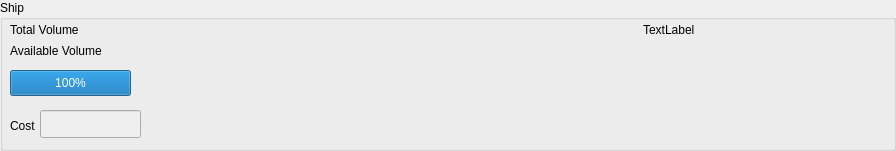
   <widget class="QGroupBox" name="groupBox" >
    <property name="geometry" >
     <rect>
      <x>10</x>
      <y>10</y>
      <width>896</width>
      <height>151</height>
     </rect>
    </property>
    <property name="title" >
     <string>Ship</string>
    </property>
    <widget class="QLabel" name="totalVolumeLabel" >
     <property name="geometry" >
      <rect>
       <x>10</x>
       <y>20</y>
       <width>181</width>
       <height>20</height>
      </rect>
     </property>
     <property name="text" >
      <string>Total Volume</string>
     </property>
    </widget>
    <widget class="QProgressBar" name="volumeProgressBar" >
     <property name="geometry" >
      <rect>
       <x>10</x>
       <y>70</y>
       <width>121</width>
       <height>26</height>
      </rect>
     </property>
     <property name="value" >
      <number>100</number>
     </property>
    </widget>
    <widget class="QLabel" name="label_6" >
     <property name="geometry" >
      <rect>
       <x>10</x>
       <y>110</y>
       <width>31</width>
       <height>31</height>
      </rect>
     </property>
     <property name="text" >
      <string>Cost</string>
     </property>
    </widget>
    <widget class="QLineEdit" name="costLineEdit" >
     <property name="enabled" >
      <bool>false</bool>
     </property>
     <property name="geometry" >
      <rect>
       <x>40</x>
       <y>110</y>
       <width>101</width>
       <height>28</height>
      </rect>
     </property>
     <property name="toolTip" >
      <string>Cost for the ship</string>
     </property>
     <property name="readOnly" >
      <bool>true</bool>
     </property>
    </widget>
    <widget class="QLabel" name="availableVolumeLabel" >
     <property name="geometry" >
      <rect>
       <x>10</x>
       <y>40</y>
       <width>181</width>
       <height>21</height>
      </rect>
     </property>
     <property name="text" >
      <string>Available Volume</string>
     </property>
    </widget>
    <widget class="QLabel" name="rulesetNameLabel" >
     <property name="geometry" >
      <rect>
       <x>643</x>
       <y>20</y>
       <width>231</width>
       <height>20</height>
      </rect>
     </property>
     <property name="text" >
      <string>TextLabel</string>
     </property>
    </widget>
   </widget>
